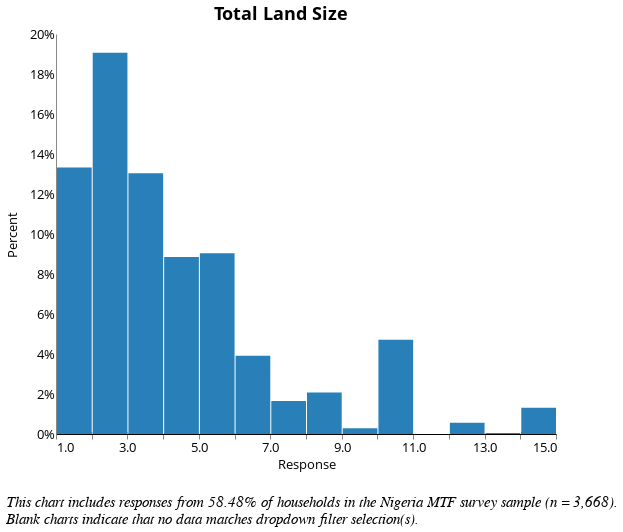

Source (notebook cell):
### Code cell
# How many units of land do you own? - OLD

# Data Source
alt.data_transformers.disable_max_rows()
source = land[land[['o1c']].notnull().all(1)] #change variable here

col1 = source['o1c'] # != 'NaN' #change variable here
col2 = source['elc_aggr_tier'] != 'NaN'

source = source[conjunction(col1,col2)]
df = source[['elc_aggr_tier','o1c', 'locality', 'o1b']] #change variable here

# Unit of land filter
land_options = ['Hectares', 'Plots', 'Acres', 'Ridges', 'Sq meters', 'Other (specify)']
land_labels = ['Hectares', 'Plots', 'Acres', 'Ridges', 'Square Meters', 'Other']

land_dropdown=alt.binding_select(
    options= land_options, 
    labels = land_labels, 
    name = "Units of Land  ")
land_select=alt.selection_single(
    fields=['o1b'],
    bind=land_dropdown)

# Locality Filter
locality_options = [None, 0, 1]
locality_labels = ['National', 'Urban', 'Rural']

locality_dropdown=alt.binding_select(
    options= locality_options, 
    labels = locality_labels, 
    name = "Locality Breakdown  ")
locality_select=alt.selection_single(
    fields=['locality'],
    bind=locality_dropdown)

# Tier Filter
tiers = [None, 'Tier 0', 'Tier 1', 'Tier 2', 'Tier 3', 'Tier 4', 'Tier 5']
tier_labels = ['All Tiers', 'Tier 0', 'Tier 1', 'Tier 2', 'Tier 3', 'Tier 4', 'Tier 5']
tier_dropdown=alt.binding_select(options=tiers, 
                                 labels = tier_labels, 
                                 name = "Tiers  ")
tier_select=alt.selection_single(fields=['elc_aggr_tier'],
                                bind=tier_dropdown)

# Percentage of responses shown in the chart
pct = round(df.shape[0] / land.shape[0] * 100, 2) #change dataframe variable name

# Draw the Chart
final = alt.Chart(df).transform_joinaggregate(
    total='count(*)'
).transform_calculate(
    pct='1 / datum.total'
).mark_bar(color = '#2980B9'
).encode(
    alt.X("o1c:Q", #change variable
          bin=alt.Bin(extent=[1, 15], step=1), # Change the step to adjust bin size
          scale = alt.Scale(domain=(1,15),clamp = True), # Change the axes limits
         axis = alt.Axis(title = "Response")),
    alt.Y('sum(pct):Q', axis=alt.Axis(format='%'), title = "Percent"),
    tooltip = [alt.Tooltip('o1c:N', title = "Response (Binned)"), 
               alt.Tooltip('sum(pct):Q', format = '.2%', title = "Percentage")]
).transform_bin(
    "mbin",
    field="m",
    bin=alt.Bin(maxbins=20) # Specify the maximum number of bins
).add_selection(
    locality_select
).transform_filter(
    locality_select
).add_selection(
    tier_select
).transform_filter(
    tier_select 
).add_selection(
    land_select
).transform_filter(
    land_select
).properties(
    height = 400,
    width = 500,
    title={
      "text": ["Total Land Size"], 
      "color": "black",
      "subtitleColor": "black"
    }
)

final = alt.concat(final,
    title=alt.TitleParams(
        ['', '',  
         'This chart includes responses from {}% of households in the Nigeria MTF survey sample (n = 3,668).'.format(
             pct),
         'Blank charts indicate that no data matches dropdown filter selection(s).'],
        baseline='bottom',
        orient='bottom',
        anchor='start',
        font = 'Times New Roman',
        fontWeight='normal',
        fontStyle = "italic",
        fontSize=15)
).configure_axisX(
    labelAngle = 0
)


final

### Figure 1 — Vega-Lite specification as saved in the notebook (floating-point values rounded to 4 significant figures; data arrays with more than 128 entries replaced by an {"elided": "..."} marker saying what was removed)
{"width": 800, "height": 400, "config": {"title": {"fontSize": 18, "font": "Open Sans", "anchor": "center", "fontColor": "#000000"}, "axisX": {"domain": true, "domainColor": "#000000", "grid": false, "labelFont": "Open Sans", "labelFontSize": 13, "titleFont": "Open Sans", "titleFontSize": 13, "titleFontWeight": "normal", "title": "X Axis Title (units)", "labelAngle": 0}, "axisY": {"domain": true, "grid": false, "gridColor": "#DEDDDD", "gridWidth": 1, "labelFont": "Open Sans", "labelFontSize": 13, "labelAngle": 0, "ticks": false, "titleFont": "Open Sans", "titleFontSize": 13, "titleFontWeight": "normal", "titlePadding": 10, "title": "Y Axis Title (units)"}, "range": {"category": ["#2980B9", "#003366", "#FFAE19", "#FF4500", "#438B28", "#45B39D", "#99ADC1", "#212F3C"]}, "legend": {"labelFont": "Open Sans", "labelFontSize": 13, "symbolType": "square", "symbolSize": 100, "titleFont": "Open Sans", "titleFontSize": 13, "titleFontWeight": "normal", "title": "Legend", "orient": "right", "offset": 0, "labelLimit": 0}, "tooltip": {"font": "Open Sans"}, "view": {"stroke": "transparent", "text": {"font": "Open Sans", "color": ["#2980B9", "#003366", "#FFAE19", "#FF4500", "#438B28", "#45B39D", "#99ADC1", "#212F3C"], "fontSize": 13, "align": "right", "fontWeight": 400, "size": 13}, "bar": {"size": 40, "binSpacing": 1, "continuousBandSize": 30, "discreteBandSize": 30, "fill": ["#2980B9", "#003366", "#FFAE19", "#FF4500", "#438B28", "#45B39D", "#99ADC1", "#212F3C"], "stroke": false}}}, "concat": [{"mark": {"type": "bar", "color": "#2980B9"}, "encoding": {"tooltip": [{"field": "o1c", "title": "Response (Binned)", "type": "nominal"}, {"aggregate": "sum", "field": "pct", "format": ".2%", "title": "Percentage", "type": "quantitative"}], "x": {"axis": {"title": "Response"}, "bin": {"extent": [1, 15], "step": 1}, "field": "o1c", "scale": {"clamp": true, "domain": [1, 15]}, "type": "quantitative"}, "y": {"aggregate": "sum", "axis": {"format": "%"}, "field": "pct", "title": "Percent", "type": "quantitative"}}, "height": 400, "selection": {"selector010": {"type": "single", "fields": ["locality"], "bind": {"input": "select", "options": [null, 0, 1], "labels": ["National", "Urban", "Rural"], "name": "Locality Breakdown  "}}, "selector011": {"type": "single", "fields": ["elc_aggr_tier"], "bind": {"input": "select", "options": [null, "Tier 0", "Tier 1", "Tier 2", "Tier 3", "Tier 4", "Tier 5"], "labels": ["All Tiers", "Tier 0", "Tier 1", "Tier 2", "Tier 3", "Tier 4", "Tier 5"], "name": "Tiers  "}}, "selector009": {"type": "single", "fields": ["o1b"], "bind": {"input": "select", "options": ["Hectares", "Plots", "Acres", "Ridges", "Sq meters", "Other (specify)"], "labels": ["Hectares", "Plots", "Acres", "Ridges", "Square Meters", "Other"], "name": "Units of Land  "}}}, "title": {"text": ["Total Land Size"], "color": "black", "subtitleColor": "black"}, "transform": [{"joinaggregate": [{"op": "count", "field": "*", "as": "total"}]}, {"calculate": "1 / datum.total", "as": "pct"}, {"bin": {"maxbins": 20}, "field": "m", "as": "mbin"}, {"filter": {"selection": "selector010"}}, {"filter": {"selection": "selector011"}}, {"filter": {"selection": "selector009"}}], "width": 500}], "data": {"name": "data-748a35d7fa8ced135381e23e00e65801"}, "title": {"text": ["", "", "This chart includes responses from 58.48% of households in the Nigeria MTF survey sample (n = 3,668).", "Blank charts indicate that no data matches dropdown filter selection(s)."], "anchor": "start", "baseline": "bottom", "font": "Times New Roman", "fontSize": 15, "fontStyle": "italic", "fontWeight": "normal", "orient": "bottom"}, "$schema": "https://vega.github.io/schema/vega-lite/v4.17.0.json", "datasets": {"data-748a35d7fa8ced135381e23e00e65801": {"elided": "2124 records"}}}
